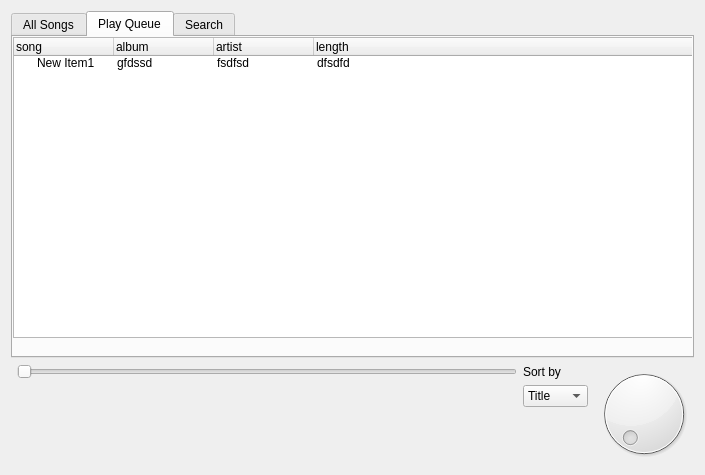
<?xml version="1.0" encoding="UTF-8"?>
<ui version="4.0">
 <class>Form</class>
 <widget class="QWidget" name="Form">
  <property name="geometry">
   <rect>
    <x>0</x>
    <y>0</y>
    <width>705</width>
    <height>475</height>
   </rect>
  </property>
  <property name="windowTitle">
   <string>Form</string>
  </property>
  <layout class="QGridLayout" name="gridLayout">
   <item row="4" column="1">
    <layout class="QHBoxLayout" name="horizontalLayout">
     <item>
      <widget class="QLabel" name="label_2">
       <property name="text">
        <string>&lt;html&gt;&lt;head/&gt;&lt;body&gt;&lt;p&gt;&lt;img height=&quot;60&quot; src=&quot;:/newPrefix/download 2.png&quot;/&gt;&lt;/p&gt;&lt;/body&gt;&lt;/html&gt;</string>
       </property>
      </widget>
     </item>
     <item>
      <widget class="QLabel" name="label">
       <property name="text">
        <string>&lt;html&gt;&lt;head/&gt;&lt;body&gt;&lt;p&gt;&lt;img height=&quot;60&quot; src=&quot;:/newPrefix/download.png&quot;/&gt;&lt;/p&gt;&lt;/body&gt;&lt;/html&gt;</string>
       </property>
      </widget>
     </item>
     <item>
      <widget class="QLabel" name="label_3">
       <property name="text">
        <string>&lt;html&gt;&lt;head/&gt;&lt;body&gt;&lt;p&gt;&lt;img src=&quot;:/newPrefix/download 3.png&quot; height=&quot;60&quot;/&gt;&lt;/p&gt;&lt;/body&gt;&lt;/html&gt;</string>
       </property>
      </widget>
     </item>
    </layout>
   </item>
   <item row="1" column="0" colspan="4">
    <widget class="QTabWidget" name="tabWidget">
     <property name="currentIndex">
      <number>1</number>
     </property>
     <widget class="QWidget" name="tab">
      <attribute name="title">
       <string>All Songs</string>
      </attribute>
      <widget class="QTreeWidget" name="treeWidget">
       <property name="geometry">
        <rect>
         <x>0</x>
         <y>0</y>
         <width>691</width>
         <height>301</height>
        </rect>
       </property>
       <property name="sizeIncrement">
        <size>
         <width>0</width>
         <height>0</height>
        </size>
       </property>
       <column>
        <property name="text">
         <string notr="true">song</string>
        </property>
       </column>
       <column>
        <property name="text">
         <string>album</string>
        </property>
       </column>
       <column>
        <property name="text">
         <string>artist</string>
        </property>
       </column>
       <column>
        <property name="text">
         <string>length</string>
        </property>
       </column>
       <item>
        <property name="text">
         <string>New Item1</string>
        </property>
        <property name="text">
         <string>gfdssd</string>
        </property>
        <property name="text">
         <string>fsdfsd</string>
        </property>
        <property name="text">
         <string>dfsdfd</string>
        </property>
       </item>
       <item>
        <property name="text">
         <string>New Item2</string>
        </property>
        <property name="text">
         <string>dfsdf</string>
        </property>
        <property name="text">
         <string>dfsdf</string>
        </property>
        <property name="text">
         <string>fsdfsd</string>
        </property>
       </item>
       <item>
        <property name="text">
         <string>nothing</string>
        </property>
        <property name="text">
         <string>dsfsdf</string>
        </property>
        <property name="text">
         <string>sdfsdfsdfa</string>
        </property>
        <property name="text">
         <string>sdasds</string>
        </property>
       </item>
      </widget>
      <zorder>treeWidget</zorder>
      <zorder>verticalLayoutWidget</zorder>
     </widget>
     <widget class="QWidget" name="tab_2">
      <attribute name="title">
       <string>Play Queue</string>
      </attribute>
      <widget class="QTreeWidget" name="treeWidget_2">
       <property name="geometry">
        <rect>
         <x>0</x>
         <y>0</y>
         <width>691</width>
         <height>301</height>
        </rect>
       </property>
       <property name="sizeIncrement">
        <size>
         <width>0</width>
         <height>0</height>
        </size>
       </property>
       <column>
        <property name="text">
         <string>song</string>
        </property>
       </column>
       <column>
        <property name="text">
         <string>album</string>
        </property>
       </column>
       <column>
        <property name="text">
         <string>artist</string>
        </property>
       </column>
       <column>
        <property name="text">
         <string>length</string>
        </property>
       </column>
       <item>
        <property name="text">
         <string>New Item1</string>
        </property>
        <property name="text">
         <string>gfdssd</string>
        </property>
        <property name="text">
         <string>fsdfsd</string>
        </property>
        <property name="text">
         <string>dfsdfd</string>
        </property>
       </item>
      </widget>
     </widget>
     <widget class="QWidget" name="tab_3">
      <attribute name="title">
       <string>Search</string>
      </attribute>
      <widget class="QTreeWidget" name="treeWidget_3">
       <property name="geometry">
        <rect>
         <x>0</x>
         <y>40</y>
         <width>681</width>
         <height>281</height>
        </rect>
       </property>
       <property name="sizeIncrement">
        <size>
         <width>0</width>
         <height>0</height>
        </size>
       </property>
       <column>
        <property name="text">
         <string>song</string>
        </property>
       </column>
       <column>
        <property name="text">
         <string>album</string>
        </property>
       </column>
       <column>
        <property name="text">
         <string>artist</string>
        </property>
       </column>
       <column>
        <property name="text">
         <string>length</string>
        </property>
       </column>
       <item>
        <property name="text">
         <string>New Item1</string>
        </property>
        <property name="text">
         <string>gfdssd</string>
        </property>
        <property name="text">
         <string>fsdfsd</string>
        </property>
        <property name="text">
         <string>dfsdfd</string>
        </property>
       </item>
       <item>
        <property name="text">
         <string>New Item2</string>
        </property>
        <property name="text">
         <string>dfsdf</string>
        </property>
        <property name="text">
         <string>dfsdf</string>
        </property>
        <property name="text">
         <string>fsdfsd</string>
        </property>
       </item>
       <item>
        <property name="text">
         <string>nothing</string>
        </property>
        <property name="text">
         <string>dsfsdf</string>
        </property>
        <property name="text">
         <string>sdfsdfsdfa</string>
        </property>
        <property name="text">
         <string>sdasds</string>
        </property>
       </item>
      </widget>
      <widget class="QComboBox" name="comboBox_3">
       <property name="geometry">
        <rect>
         <x>10</x>
         <y>10</y>
         <width>91</width>
         <height>27</height>
        </rect>
       </property>
       <item>
        <property name="text">
         <string>Title</string>
        </property>
       </item>
       <item>
        <property name="text">
         <string>Album</string>
        </property>
       </item>
       <item>
        <property name="text">
         <string>Artist</string>
        </property>
       </item>
      </widget>
      <widget class="QLineEdit" name="lineEdit">
       <property name="geometry">
        <rect>
         <x>120</x>
         <y>10</y>
         <width>441</width>
         <height>27</height>
        </rect>
       </property>
      </widget>
      <widget class="QPushButton" name="pushButton">
       <property name="geometry">
        <rect>
         <x>570</x>
         <y>10</y>
         <width>99</width>
         <height>27</height>
        </rect>
       </property>
       <property name="text">
        <string>Search</string>
       </property>
      </widget>
     </widget>
    </widget>
   </item>
   <item row="3" column="2">
    <widget class="QLabel" name="label_4">
     <property name="text">
      <string>Sort by</string>
     </property>
    </widget>
   </item>
   <item row="3" column="3" rowspan="3">
    <widget class="QDial" name="dial"/>
   </item>
   <item row="3" column="1">
    <widget class="QSlider" name="horizontalSlider">
     <property name="orientation">
      <enum>Qt::Horizontal</enum>
     </property>
    </widget>
   </item>
   <item row="4" column="2">
    <layout class="QVBoxLayout" name="verticalLayout">
     <item>
      <widget class="QComboBox" name="comboBox_2">
       <item>
        <property name="text">
         <string>Title</string>
        </property>
       </item>
       <item>
        <property name="text">
         <string>Album</string>
        </property>
       </item>
       <item>
        <property name="text">
         <string>Artist</string>
        </property>
       </item>
      </widget>
     </item>
     <item>
      <widget class="QLabel" name="label_5">
       <property name="text">
        <string/>
       </property>
      </widget>
     </item>
    </layout>
   </item>
  </layout>
 </widget>
 <resources>
  <include location="../../../Documents/resources/test.qrc"/>
 </resources>
 <connections/>
</ui>
